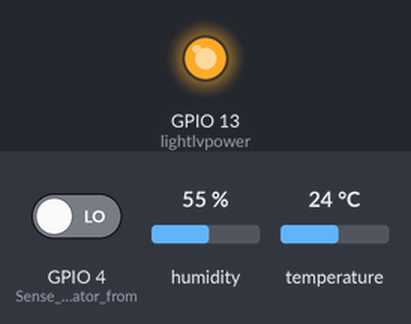
Recording of a sketch running on a simulated ESP8266 (NodeMCU). On the bench: output pins drawn as LEDs (lit = HIGH). The inputs (shaded band) are chosen by the test bench; at power-on: GPIO 4 (Sense_PIR_Indicator_from) LOW, humidity 55 %, temperature 24 °C. WiFi joins after 1.5 s; servers stay silent unless stated; no MQTT or app messages arrive unless stated; pins used as bus, display or sensor lines are not drawn; what the sketch prints to the serial monitor is not drawn. At 1.6 s the program puts the board to deep sleep or switches it off; the recording ends there.

Above: at 0.1 s.
Timing chart, 0 to 1.6 s (numbered marks = the images above):
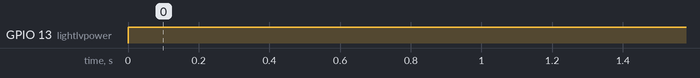

Measured:
- by itself, GPIO 13 (lightlvpower): LOW → HIGH at 0.00 s

The sketch:

Sensor-Node_battery_.ino
```cpp
#include <ESP8266WiFi.h>
#include <WiFiClient.h>
#include <MQTTClient.h>

#include <Adafruit_Sensor.h>
#include <DHT.h>
#include <DHT_U.h>

#define DHTPIN            14         // Pin which is connected to the DHT sensor.
#define DHTTYPE           DHT22     // DHT 22 (AM2302)
#define FORCE_DEEPSLEEP

DHT_Unified dht(DHTPIN, DHTTYPE);
uint32_t delayMS;


const char* ssid = "ssid";
const char* password = "password";
const char* host = "mqtt-hostname";

WiFiClient net;
MQTTClient mqtt;
void connect();

// Time to sleep (in seconds):
const int sleepTimeS = 600;
int attinystate = 0;
int pirstate = 0;
unsigned int lightlv = 0;
int lightlvpower = 13;
int dhtpower = 15;
unsigned long dhtreadytime = 5000;
unsigned long runtime = 0;

void setup()
{
  Serial.begin(115200);
  pinMode(dhtpower, OUTPUT);
  digitalWrite(dhtpower, HIGH);
  dht.begin();

  //dhtreadytime = dhtreadytime + millis();
  pinMode(4, INPUT);  //Sense PIR Indicator from ATTINY
  pinMode(A0, INPUT);
  pirstate = digitalRead(4);
  pinMode(lightlvpower, OUTPUT);
  digitalWrite(lightlvpower, HIGH);
  setup_wifi();
  //client.setServer(mqtt_server, 1883);
  //client.setCallback(callback);
  mqtt.begin("192.168.0.11", net);
  if (!mqtt.connected()) {
    connect();
  }
  mqtt.loop();


  // Movement
  //
  Serial.println("Reason for Restart:");
  if (pirstate == HIGH) {
    Serial.println("Movement Detected");
    Serial.println("");
    mqtt.publish("/stairs/movement","1");
    //delay(dhtreadytime);
    //mqtt.publish("/stairs/movement","0");
  } else {
    Serial.println("Timed Restart");
    Serial.println("");
    //if (dhtreadytime > millis()) {
    //  delay(dhtreadytime-millis());
    //}
  }

//  while (millis() < 1100) {
//    delay(50);
//  }

unsigned long counter = millis()+3000;
  while (true) {

  // Temperature & Humidity
  //
  sensors_event_t event;
  dht.temperature().getEvent(&event);
  if (isnan(event.temperature)) {
    Serial.println("Error reading temperature!");
  }
  else {
    Serial.print("Temperature: ");
    Serial.print(event.temperature);
    mqtt.publish("/stairs/temperature",String(event.temperature));
    Serial.println(" *C");
  }
  // Get humidity event and print its value.
  dht.humidity().getEvent(&event);
  if (isnan(event.relative_humidity)) {
    Serial.println("Error reading humidity!");
  }
  else {
    Serial.print("Humidity: ");
    Serial.print(event.relative_humidity);
    mqtt.publish("/stairs/humidity",String(event.relative_humidity));
    Serial.println("%");
    break;
  }
  if (counter < millis()) {
    break;
  }
  }


  // Lightlevel
  //
  Serial.print("Lightlevel: ");
  lightlv = analogRead(A0);
  Serial.println(lightlv);
  mqtt.publish("/stairs/lightlevel",String(lightlv));

  runtime = millis();
  Serial.print("Runtime: ");
  Serial.println(runtime);
  mqtt.publish("/stairs/runtime",String(runtime));

  /*
  Serial.println("Deepsleep in...");
  for (int i=10;i>0;i--) {
    Serial.println(i);
    delay(1000);
  }
  */
  Serial.println("Turning off power for Light meter");
  digitalWrite(lightlvpower, HIGH);
  Serial.println("Turning off power for DHT");
  digitalWrite(dhtpower, HIGH);
  Serial.println("Going to deepsleep");
  // deepSleep time is defined in microseconds. Multiply
  // seconds by 1e6
  //delay(10);
  ESP.deepSleep(sleepTimeS * 1000000);
}


void setup_wifi() {
  delay(10);
  // We start by connecting to a WiFi network
  Serial.println();
  Serial.print("Connecting to ");
  Serial.println(ssid);

  //static IP
  WiFi.config(IPAddress(192,168,0,19), IPAddress(192,168,0,1), IPAddress(255,255,255,0), IPAddress(192,168,0,1));

  WiFi.begin(ssid, password);
  while (WiFi.status() != WL_CONNECTED) {
    delay(50);
    Serial.print(".");
  }

  randomSeed(micros());
  Serial.println("");
  Serial.println("WiFi connected");
  Serial.println("IP address: ");
  Serial.println(WiFi.localIP());
}


void callback(char* topic, byte* payload, unsigned int length) {
  /*
  Serial.print("Message arrived [");
  Serial.print(topic);
  Serial.print("] ");
  for (int i = 0; i < length; i++) {
    Serial.print((char)payload[i]);
  }
  Serial.println();

  // Switch on the LED if an 1 was received as first character
  if ((char)payload[0] == '1') {
    digitalWrite(BUILTIN_LED, LOW);   // Turn the LED on (Note that LOW is the voltage level
    // but actually the LED is on; this is because
    // it is acive low on the ESP-01)
  } else {
    digitalWrite(BUILTIN_LED, HIGH);  // Turn the LED off by making the voltage HIGH
  }
  */
}


void connect() {
  while(WiFi.waitForConnectResult() != WL_CONNECTED){
    WiFi.begin(ssid, password);
    Serial.println("WiFi failed, retrying.");
  }

  Serial.print("IP address: ");
  Serial.println(WiFi.localIP());

  while (!mqtt.connect(host, "shiftr-thing", "shiftr-pass")) {
    Serial.print(".");
  }
  Serial.println("\nconnected!");
}


void messageReceived(String topic, String payload, char * bytes, unsigned int length) {
  Serial.print("incoming: ");
  Serial.print(topic);
  Serial.print(" - ");
  Serial.print(payload);
  Serial.println();
}

double mapDouble(double x, double in_min, double in_max, double out_min, double out_max)
{
  double temp = (x - in_min) * (out_max - out_min) / (in_max - in_min) + out_min;
  temp = (int) (4*temp + .5);
  return (double) temp/4;
}


void loop()
{
}
```
